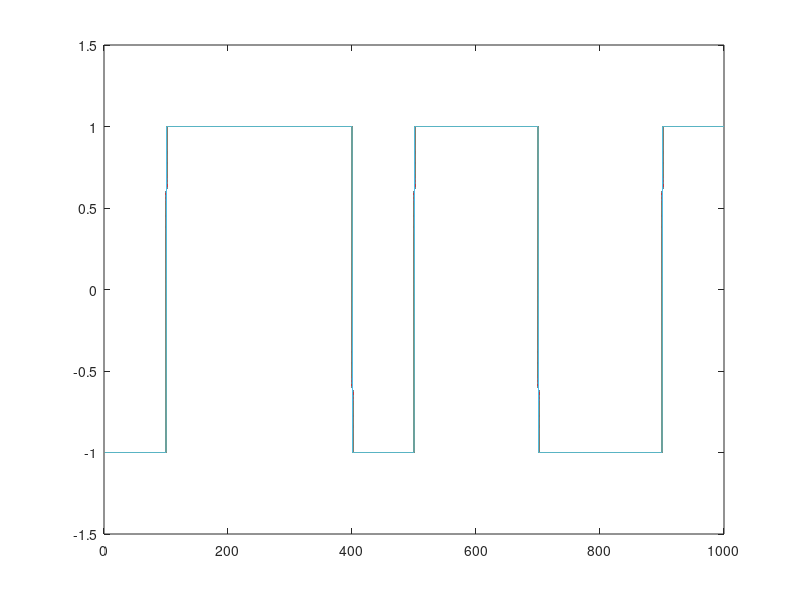

Source code (MATLAB):
clear all; close all;
%zakładamy szybkość transmisji 10 ksym/s
%zatem kolejne symbole modulacji będą pojawiać się co czas Ts - to będzie nasza podstawowa jednostka pracy systmu
numSyms=10; %generujemy 10 symboli
sps=100;%liczba probek na symbol
Ts=1e-6;
M=4; %modulation order. Jak widać testujemy modulację QPSK

%TODO 1: wygeneruj numSyms losowych liczb całkowitych z zakresu od 0 do M-1 użyj funkcji randi
inData= zeros(numSyms,1);
for i = 1:1:numSyms
    inData(i) = randi(M)-1;
end

%TODO 2: przekształć wejściowy strumień danych na ciąg symboli QPSK użyj funkcji qammod
symStr = qammod(inData,M); %wygeneruj ciąg symboli QPSK

%TODO 3: w naszym eksperymencie zakładamy szybkosć symbolową 10 ksym/s zatem czas trwania każdego symbolu to 100 taktów zegara
%wydłuż czas trwania symboli znajdujących się w zmiennej symStr z jednego do stu taktów korzystając z funkcji repelem
symStr = repelem(symStr,sps);
%Przygladając się zmiennej symStr można zauważyć, że zawiera ona tzw. dolnopasmową reprezentację zespoloną sygnału
%Krótko mówiąc opisuje ona, w postaci liczby zespolonej, amplitudę i fazę sygnału przy założeniu że jego częstotliwość środkowa (czyli nośna) to 0 Hz
%Jesli chcemy zobaczyć rzeczywistą postać sygnału najprościej będzie jeśli przesuniemy sygnał w dziedzienie częstotliwości np o 30 kHz a następnie weźmiemy z niego jedynie część rzeczywistą

%TODO 4: przesuń sygnał w dziedzinie częstotliwości o 30 kHz mnożąc go
%przez sygnał postaci e^jwt. Użyj funkcji exp i real. W Matlabie jednostke
%urojoną zapisujemy jako 1i
fc=3e4;
cplxMod = symStr.*exp(1i*fc*2*pi*(0:1:(length(symStr)-1)));
%pwelch(cplxMod,4096,[],[],1/Ts,'centered');
realMod=real(cplxMod);
%zrobione? TAK, to oglądamy
title('postać rzeczywista niefiltrowanego sygnału QPSK');
plot(realMod);
%Wygląda jak w ksiązkach no to teraz czas większy realizm. Jak niebawem
%sprawdzimy  modulacja bez filtracji niestety ma niewiele sensu.
%Widzieliśmy już diagramy konstelacji zatem zobaczmy też rzeczywistą postać
%sygnału po filtracji

% %TODO 5: wygeneruj filtr o charakterystyce podniesiony cosinus (RC)
% %korzystając z funkcji rcosdesign. Pamiętaj, że w naszym przypadku mamy sps
% %próbek na symbol, natomiast uzyskanie dobrej jakości filtracji zapewnia
% %filtr obejmujący co najmniej 10 symboli. Przyjmij współczynnik poszerzenia
% %pasma na poziomie 0,35
% rcFiltr=...;
% %TODO 6: zastosuj operację filtracji wygenerowanym filtrem do sygnału ze
% %zmiennej symStr. Użyj funkcji upfirdn
% rcSyms=upfirdn(symStr,rcFiltr,1,1);
% rcSyms=rcSyms(floor(length(rcFiltr)/2)+1:end-floor(length(rcFiltr)/2)); % a co to za linijka? Zastanów się co robi i po co 
% %TODO 7: przesuń sygnał w dziedzinie częstotliwości o 30 kHz tak żeby się
% %go przyjemnie oglądało. Krótko mówiąc zrób dokładnie to samo co w punkcie
% %todo 4
% cplxModRC=...;
% realModRC=real(cplxModRC);
% title('postać rzeczywista sygnału QPSK filtrowanego filtrem RC');
% plot(realModRC);


